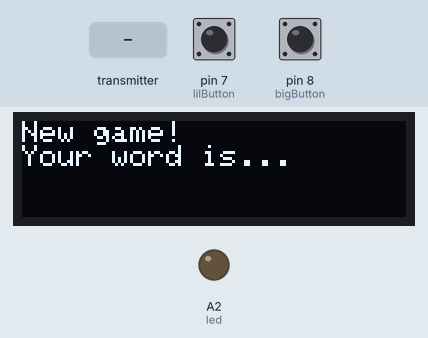
Recording of a sketch running on a simulated Arduino Uno, built with avr-gcc and run on an emulated ATmega328P. Shown: 128×32 one-colour display, output pins drawn as LEDs (lit = HIGH). Dashed ring = blinking. Inputs (shaded band) come from the test bench; at power-on: pin 7 (lilButton) HIGH, pin 8 (bigButton) HIGH. Random numbers use the default seed unless the sketch sets one; no radio packets arrive unless stated.

Above: at 5.2 s.
5.3 s: the transmitter starts sending text.0 = 0
At 8.18 s:
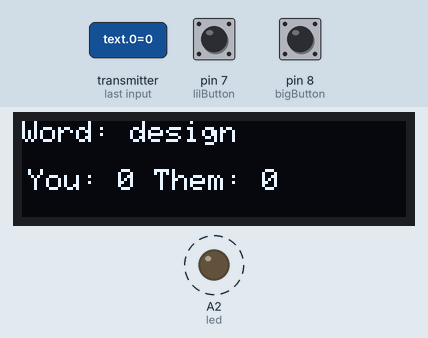
8.3 s: pin 7 (lilButton) pulled LOW for 3.2 s
At 13.2 s:
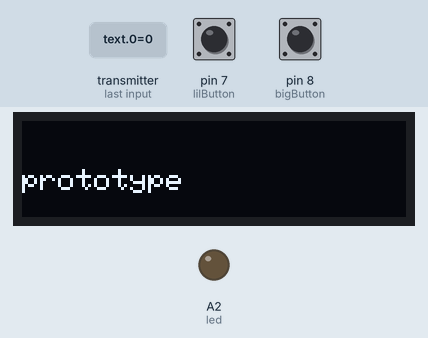
14.5 s: pin 7 (lilButton) pulled LOW for 0.2 s
17.7 s: pin 8 (bigButton) pulled LOW for 3.2 s
At 21.1 s:
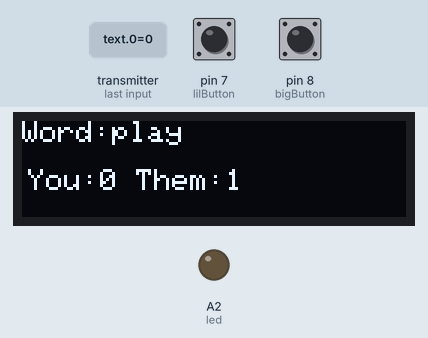
22.8 s: pin 8 (bigButton) pulled LOW for 1 s
26.8 s: pin 7 (lilButton) pulled LOW for 3.2 s
At 33.3 s:
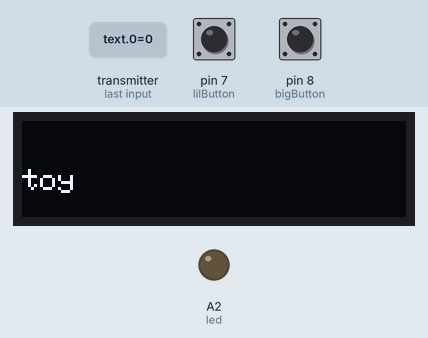
Timing chart, 0 to 35.9 s (numbered marks = the images above; inputs shaded):
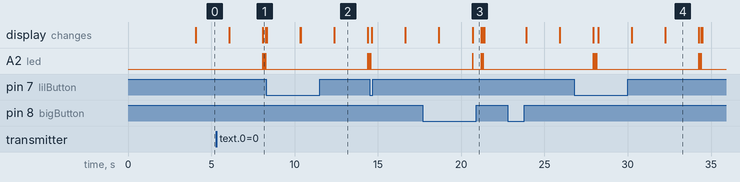

Measured:
- after the input at 5.3 s, A2 (led): alternates HIGH for 0.02 s and LOW for 0.03 s, starting after 2.8 s
- what the display in image 2 shows lasts 2.0 s, from 12.4 s to 14.4 s

The sketch:

word_nerd_1.ino
```cpp
//WORD NERD
//PLAYER 1 (Green + Yellow LEDS)
#include "nRF24L01.h"
#include "RF24.h"
#include "SPI.h"
#include <Wire.h>
#include <Adafruit_GFX.h>
#include <Adafruit_SSD1306.h>
#define SCREEN_WIDTH 128 // OLED display width, in pixels
#define SCREEN_HEIGHT 32 // OLED display height, in pixels
// Declaration for an SSD1306 display connected to I2C (SDA, SCL pins)
#define OLED_RESET     4 // Reset pin #
Adafruit_SSD1306 display(SCREEN_WIDTH, SCREEN_HEIGHT, &Wire, OLED_RESET);

//GREEN YELLOW BOARD, PLAYER 1
int count = 0; //number of words identified, starts with 0
int theirScore = 0;
bool keepPlaying = true;
bool youWin = false;
bool youLose = false;
bool firstTurn = true;
int text[1] = {};
int wordIndex = 0;
String myWord;
const int bigButton = 8; //big yellow button you gotta press
const int lilButton = 7; //small button used to switch words
const int led = A2;

const int winNumber = 5; //Number of words you need to get to win, SET HERE!
//DECLARE WORD DICTIONARIES HERE!

char *wordList [] = {"play", "design", "prototype", "CAD", "toy", "fun"};
int lenWordList = 6;
RF24 radio(9,10); //start radio

byte addresses[][6] = {"1Node", "2Node"}; //address list for pipes

void setup(void) {
  //pinMode(pushButton, INPUT_PULLUP);
  pinMode(bigButton, INPUT_PULLUP);
  pinMode(lilButton, INPUT_PULLUP);
  pinMode(led, OUTPUT); //victory LED lights up when the other person gets a word, also their count is displayed!

  radio.begin();
  radio.enableAckPayload();
  radio.enableDynamicPayloads();//not sure if either of these lines are necessary...
  radio.openWritingPipe(addresses[0]); //Get NRF24L01 ready to transmit
  radio.openReadingPipe(1, addresses[1]);
  radio.startListening();

  Serial.begin(9600);

  display.begin(SSD1306_SWITCHCAPVCC, 0x3C);
  display.clearDisplay();
  display.setTextSize(1); //Set our text size, size 1 correlates to 8pt font
  display.setTextColor(WHITE);
  display.setCursor(0,0); //Start position for the font to appear
  display.println("Your lecture just got");
  display.println("10 times more");
  display.println("interesting");
  display.display();
  delay(4000);
}

void loop(void) {
  count = 0;
  theirScore = 0;
  display.clearDisplay();
  display.setCursor(0,0);
  display.println("New game!");
  display.println("Your word is...");
  display.display();
  delay(2000);
  display.clearDisplay();
  wordIndex = random(0, lenWordList);
  myWord = wordList[wordIndex];
  display.println(myWord);
  display.display();
  delay(2000);
  display.clearDisplay();
  display.setCursor(0,0);
  display.print("Word: " + myWord);
  display.setCursor(2,16);
  display.print("You: ");
  display.print(count);
  display.print(" Them: ");
  display.print(theirScore);
  display.display();
  keepPlaying = true;
  while (keepPlaying) {
    if (radio.available()) { //sends their score
      int text[1] = {};
      radio.read(&text, sizeof(text));
      theirScore = theirScore + 1;
      if (theirScore == winNumber) //if ten, they won!
      {
        display.clearDisplay();
        display.setCursor(0,0);
        display.println("You lost!");
        display.display();
        delay(2000);
        keepPlaying = false;
      }
      else {
        digitalWrite(led, HIGH);
        display.clearDisplay();
        display.setCursor(0,0);
        display.println("Word:" + myWord);
        display.setCursor(2,16);
        display.print("You:");
        display.print(count);
        display.print(" Them:");
        display.print(theirScore);
        display.display();
        digitalWrite(led, LOW);
      }
    }
    if (digitalRead(bigButton) == LOW) { //if big button pressed you got a word!
      count = count + 1;
      delay(500);
      if (count == winNumber) {
        display.clearDisplay();
        display.setCursor(0,0);
        display.println("Congrats winner!");
        display.display();
        delay(3000);
        keepPlaying = false;
      }
      else {
        display.clearDisplay();
        display.setCursor(0,0);
        display.println("Word:" + myWord);
        display.setCursor(2,16);
        display.print("You:");
        display.print(count);
        display.print(" Them: ");
        display.print(theirScore);
        display.display();
      }
      radio.stopListening();
      int text[1] = {count};
      radio.write(text[0], 1);
      radio.startListening();
    }
    if (digitalRead(lilButton) == LOW) { //switch word option here
      wordIndex = random(0, lenWordList);
      myWord = wordList[wordIndex];
      display.clearDisplay();
      display.setCursor(0,0);
      display.print("Word:" + myWord);
      display.setCursor(2,16);
      display.print("You:");
      display.print(count);
      display.print(" Them: ");
      display.print(theirScore);
      display.display();
    }
  }
}
```
